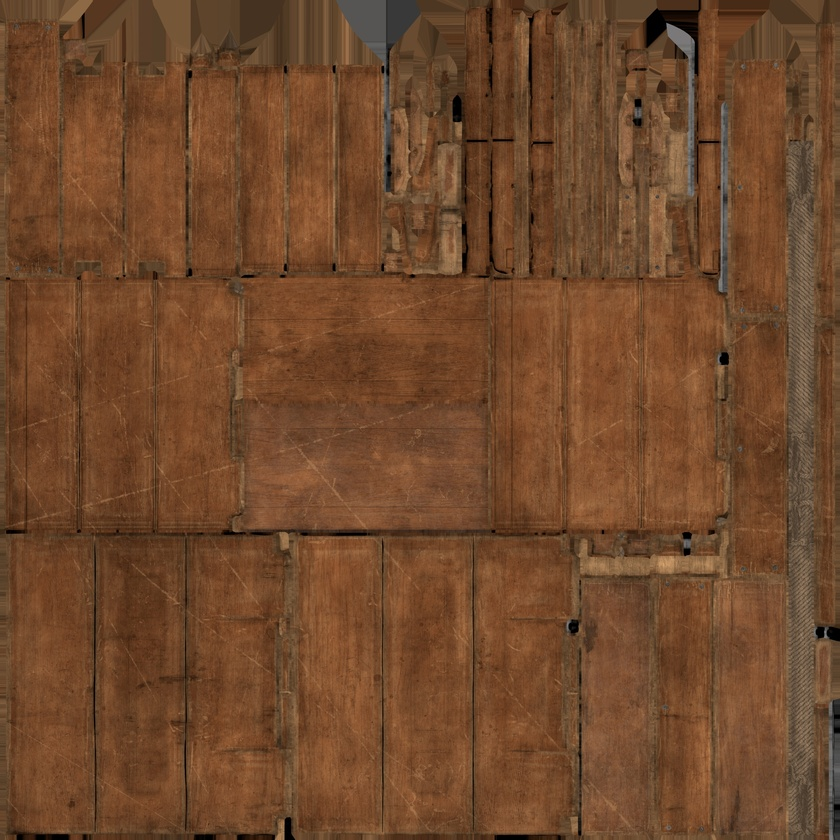
#> input picture fixtures/sources/image-cc0/image-cc0-source.jpg, 840 x 840 px, shrunk from 2048 x 2048 before the run
$ python labhog.py sources/image-cc0/image-cc0-source.jpg
#> lines starting #> are read from the running program, lines starting #| are printed output that depends on the picture; long printed decimals are rounded
#> in descriptor, rgb is the input picture: shape (840, 840, 3); mean R, G, B 112.2, 72.5, 44.1
#!/usr/bin/env python3
"""labhog.py — a complete implementation of `werk.descriptor.labhog/1`.

This is the executable statement of `spec/layouts/embedding.layout.txt` §4.
Where a sentence in that file is ambiguous, this code is what it means — and
where this code and that file disagree, the layout file wins and this file is
the bug (the same relationship `spec/examples/make-examples.py` has with the
other layout grammars).

The descriptor exists so that a `core.embedding` node can be **measured**
rather than asserted: everything below is arithmetic over the source image, so
a reader holding that image can recompute the vector and check it, which is
law 5's validate-or-recompute applied to a field that normally cannot be
checked at all. It is not a neural embedding and does not pretend to be one.

Requires numpy (for an exact integral-image box resample over a multi-megapixel
raster) and Pillow (to decode the raster). NEITHER SHIPS INSIDE A WERK
PACKAGE: this is a builder, not a `core.loader`, and law 1's dependency ban
applies to what travels in the file.

    python fixtures/labhog.py <image.png>      # prints the 72 components
"""

import math
import sys

import numpy as np

GRID = 32          # the descriptor's working resolution
COLOUR_BINS = 64   # 4 x 4 x 4 in CIELAB
ORIENT_BINS = 8
DIM = COLOUR_BINS + ORIENT_BINS      # 72
SWATCHES = 8
MODEL_ID = "werk.descriptor.labhog/1"
TOLERANCE = 1e-6

# sRGB (D65) -> CIE XYZ. Values as printed in the layout file, digit for digit.
M_RGB_XYZ = np.array([
    [0.4124564, 0.3575761, 0.1804375],
    [0.2126729, 0.7151522, 0.0721750],
    [0.0193339, 0.1191920, 0.9503041],
], dtype=np.float64)
WHITE = np.array([0.95047, 1.00000, 1.08883], dtype=np.float64)


def box_resample(rgb):
    """Step 1 — exact box average to GRID x GRID, in binary64.

    The integral image is built with cumsum over float64 on integer-valued
    data, so every partial sum is exact (a 8-bit raster of any plausible size
    sums to far less than 2**53) and the only rounding is the final divide.
    """
    h, w, _ = rgb.shape
#> h = 840; w = 840
    ii = np.zeros((h + 1, w + 1, 3), dtype=np.float64)
    ii[1:, 1:, :] = rgb.astype(np.float64).cumsum(axis=0).cumsum(axis=1)
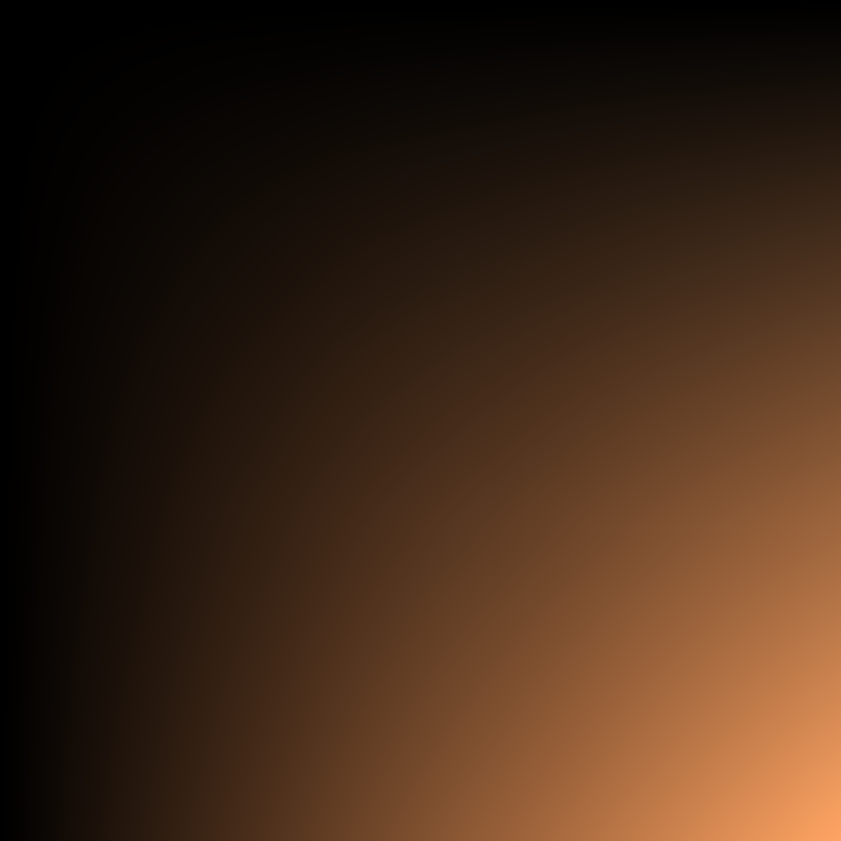
#> ii: shape (841, 841, 3) float64; mean R, G, B 19551755.7, 12519526.5, 7496487; drawn with min black and max white

    out = np.zeros((GRID, GRID, 3), dtype=np.float64)
    for cy in range(GRID):
        y0 = (cy * h) // GRID
        y1 = ((cy + 1) * h) // GRID
        if y1 <= y0:
            y1 = min(y0 + 1, h)
        for cx in range(GRID):
            x0 = (cx * w) // GRID
            x1 = ((cx + 1) * w) // GRID
            if x1 <= x0:
                x1 = min(x0 + 1, w)
            total = ii[y1, x1] - ii[y0, x1] - ii[y1, x0] + ii[y0, x0]
            out[cy, cx] = total / float((y1 - y0) * (x1 - x0))
    return out


def srgb_to_linear(c255):
    """Step 2."""
    s = c255 / 255.0
    return np.where(s <= 0.04045, s / 12.92, ((s + 0.055) / 1.055) ** 2.4)
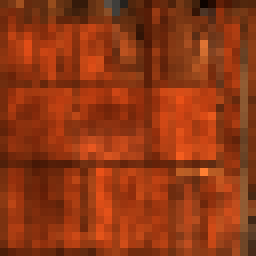
#> returned value: shape (32, 32, 3) float64 (shown 8 times larger); mean of channels 0, 1, 2 0.165, 0.0668, 0.026; drawn with min black and max white


def linear_to_lab(lin):
    """Steps 3 and 4. `lin` is (..., 3) linear sRGB in [0,1]."""
    xyz = lin @ M_RGB_XYZ.T
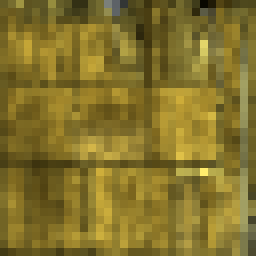
#> xyz: shape (32, 32, 3) float64 (shown 8 times larger); mean R, G, B 0.0968, 0.0848, 0.0359; drawn with min black and max white
    t = xyz / WHITE
    eps = 216.0 / 24389.0
    f = np.where(t > eps, np.cbrt(t), (841.0 / 108.0) * t + 4.0 / 29.0)
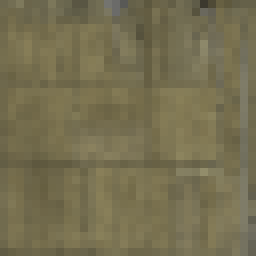
#> f: shape (32, 32, 3) float64 (shown 8 times larger); mean R, G, B 0.464, 0.437, 0.318
    lab = np.empty_like(f)
    lab[..., 0] = 116.0 * f[..., 1] - 16.0
    lab[..., 1] = 500.0 * (f[..., 0] - f[..., 1])
    lab[..., 2] = 200.0 * (f[..., 1] - f[..., 2])
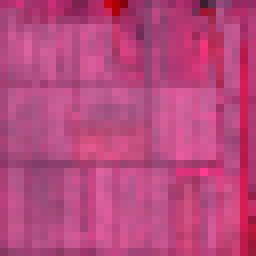
#> lab: shape (32, 32, 3) float64 (shown 8 times larger); mean R, G, B 34.7, 13.7, 23.8; drawn with min black and max white
    return lab


def _clamp_bin(v, lo, step, hi_index):
    idx = int(math.floor((v - lo) / step))
    return max(0, min(hi_index, idx))


def descriptor(image):
    """Return (vector[72] float64, palette[8][4] float64, diagnostics dict).

    `image` is a PIL.Image. Alpha is ignored (layout file §4), which the
    profile's images do not have anyway.
    """
    rgb = np.asarray(image.convert("RGB"))
    cells = box_resample(rgb)                       # (32,32,3) in [0,255]
    lin = srgb_to_linear(cells)                     # (32,32,3) in [0,1]
    lab = linear_to_lab(lin)                        # (32,32,3)

    # -- step 5: the 4x4x4 CIELAB histogram ------------------------------
    counts = np.zeros(COLOUR_BINS, dtype=np.int64)
    lin_sum = np.zeros((COLOUR_BINS, 3), dtype=np.float64)
    bin_of = np.zeros((GRID, GRID), dtype=np.int64)
    for y in range(GRID):
        for x in range(GRID):
            L, a, b = lab[y, x]
            lb = _clamp_bin(L, 0.0, 25.0, 3)
            ab = _clamp_bin(a + 100.0, 0.0, 50.0, 3)
            bb = _clamp_bin(b + 100.0, 0.0, 50.0, 3)
            idx = 16 * lb + 4 * ab + bb
            bin_of[y, x] = idx
            counts[idx] += 1
            lin_sum[idx] += lin[y, x]
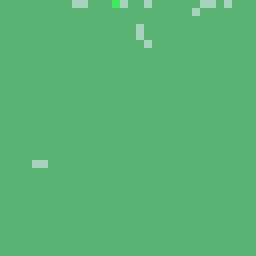
#> bin_of: shape (32, 32) int64 (shown 8 times larger); 3 distinct labels, from 10 to 26; one colour per label, 0 black
#> after the loop, counts = 64 values, max 1010 at index 26, min 0 at index 0, mean 16; lin_sum = 64 rows, first 8: [0, 0, 0], [0, 0, 0], [0, 0, 0], [0, 0, 0], [0, 0, 0], [0, 0, 0], [0, 0, 0], [0, 0, 0]
    cells_total = float(GRID * GRID)
    colour = counts.astype(np.float64) / cells_total
#> colour = 64 values, max 0.986 at index 26, min 0 at index 0, mean 0.0156

    # -- step 6: the 8-bin gradient orientation histogram ----------------
    Lp = np.pad(lab[:, :, 0], 1, mode="edge")
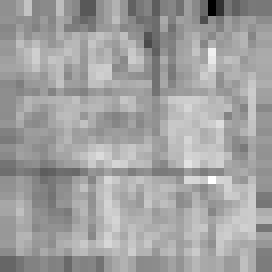
#> Lp: shape (34, 34) float64 (shown 8 times larger); min 10.29, max 48.21, mean 34.3; drawn with min black and max white
    kx = np.array([[-1.0, 0.0, 1.0], [-2.0, 0.0, 2.0], [-1.0, 0.0, 1.0]])
    ky = np.array([[-1.0, -2.0, -1.0], [0.0, 0.0, 0.0], [1.0, 2.0, 1.0]])
    orient = np.zeros(ORIENT_BINS, dtype=np.float64)
    for y in range(GRID):
        for x in range(GRID):
            win = Lp[y:y + 3, x:x + 3]
            gx = float((win * kx).sum())
            gy = float((win * ky).sum())
            m = math.sqrt(gx * gx + gy * gy)
            t = math.atan2(gy, gx)
            if t < 0.0:
                t += math.pi
            if t >= math.pi:
                t -= math.pi
            k = max(0, min(ORIENT_BINS - 1, int(math.floor(t * ORIENT_BINS / math.pi))))
            orient[k] += m
#> after the loop, orient = [2683.9, 1856.8, 2102, 2024.8, 2256.7, 1624.8, 2307.7, 2803.5]
    mag_total = float(orient.sum())
#> mag_total = 17660.2
    if mag_total > 0.0:
        orient = orient / mag_total
#> orient = [0.152, 0.105, 0.119, 0.115, 0.128, 0.092, 0.131, 0.159]

    # -- steps 7 and 8: concatenate, L2-normalise ------------------------
    vec = np.concatenate([colour, orient])
#> vec = 72 values, max 0.986 at index 26, min 0 at index 0, mean 0.0278
    norm = math.sqrt(float((vec * vec).sum()))
#> norm = 1.05
    if norm > 0.0:
        vec = vec / norm
#> vec = 72 values, max 0.94 at index 26, min 0 at index 0, mean 0.0265

    # -- step 9: the palette ---------------------------------------------
    # Largest counts first, ties broken by ASCENDING bin index. Python's sort
    # is stable, so sorting the ascending index list by -count does exactly
    # that, and does it the same way on every machine.
    order = sorted(range(COLOUR_BINS), key=lambda i: -counts[i])[:SWATCHES]
#> order = [26, 10, 22, 0, 1, 2, 3, 4]
    palette = np.zeros((SWATCHES, 4), dtype=np.float64)
    for slot, idx in enumerate(order):
        if counts[idx] == 0:
            continue
        mean = lin_sum[idx] / float(counts[idx])
        palette[slot, 0:3] = mean
        palette[slot, 3] = counts[idx] / cells_total
#> this loop made 8 passes
#> idx on passes 4 to 8: 0, 1, 2, 3, 4
#> (idx, mean) on passes 1 to 3: (26, [0.167, 0.0673, 0.0261]), (10, [0.0671, 0.0299, 0.0136]), (22, [0.0755, 0.0739, 0.0708])
#> after the loop, palette = [[0.167, 0.0673, 0.0261, 0.986], [0.0671, 0.0299, 0.0136, 0.0127], [0.0755, 0.0739, 0.0708, 0.000977], [0, 0, 0, 0], [0, 0, 0, 0], [0, 0, 0, 0], [0, 0, 0, 0], [0, 0, 0, 0]]

    diag = {
        "grid": GRID,
        "nonempty_colour_bins": int((counts > 0).sum()),
        "dominant_bin": int(order[0]),
        "gradient_magnitude_total": mag_total,
        "l2_norm_before_normalise": norm,
    }
#> diag = {'grid': 32, 'nonempty_colour_bins': 3, 'dominant_bin': 26, 'gradient_magnitude_total': 17660.2, 'l2_norm_before_normalise': 1.05}
    return vec, palette, diag


def as_f32_bytes(a):
    """Little-endian binary32, round-to-nearest-even (numpy's default cast)."""
    return np.ascontiguousarray(a, dtype="<f4").tobytes()


def main(argv):
    if len(argv) != 2:
        print(__doc__)
        return 2
    from PIL import Image
    vec, pal, diag = descriptor(Image.open(argv[1]))
#> pal has the same summary as palette in descriptor
    print("model      : %s" % MODEL_ID)
    print("dim        : %d   (%d colour + %d orientation)"
          % (DIM, COLOUR_BINS, ORIENT_BINS))
    print("diagnostics: %s" % diag)
#| diagnostics: {'grid': 32, 'nonempty_colour_bins': 3, 'dominant_bin': 26, 'gradient_magnitude_total': 17660.174, 'l2_norm_before_normalise': 1.050}
    for i in range(0, DIM, 8):
        print("  [%2d] %s" % (i, " ".join("%9.6f" % v for v in vec[i:i + 8])))
#> this loop made 9 passes
#|   [ 0]  0  0  0  0  0  0  0  0
#|   [ 8]  0  0  0.0121  0  0  0  0  0
#|   [16]  0  0  0  0  0  0  0.00093  0
#|   [24]  0  0  0.9398  0  0  0  0  0
#|   [32]  0  0  0  0  0  0  0  0
#|   [40]  0  0  0  0  0  0  0  0
#|   [48]  0  0  0  0  0  0  0  0
#|   [56]  0  0  0  0  0  0  0  0
#> (further printed lines are left out)
    print("palette (linear sRGB r,g,b,weight):")
    for r, g, b, w in pal:
        print("  %8.6f %8.6f %8.6f   %6.4f" % (r, g, b, w))
#> this loop made 8 passes
#|   0.1668 0.06726 0.02611   0.9863
#|   0.06706 0.02989 0.01359   0.0127
#|   0.07548 0.07391 0.07083   0.0010
#|   0 0 0   0.0000
#|   0 0 0   0.0000
#|   0 0 0   0.0000
#|   0 0 0   0.0000
#|   0 0 0   0.0000
    return 0


if __name__ == "__main__":
    sys.exit(main(sys.argv))
#> (the program exits here)
